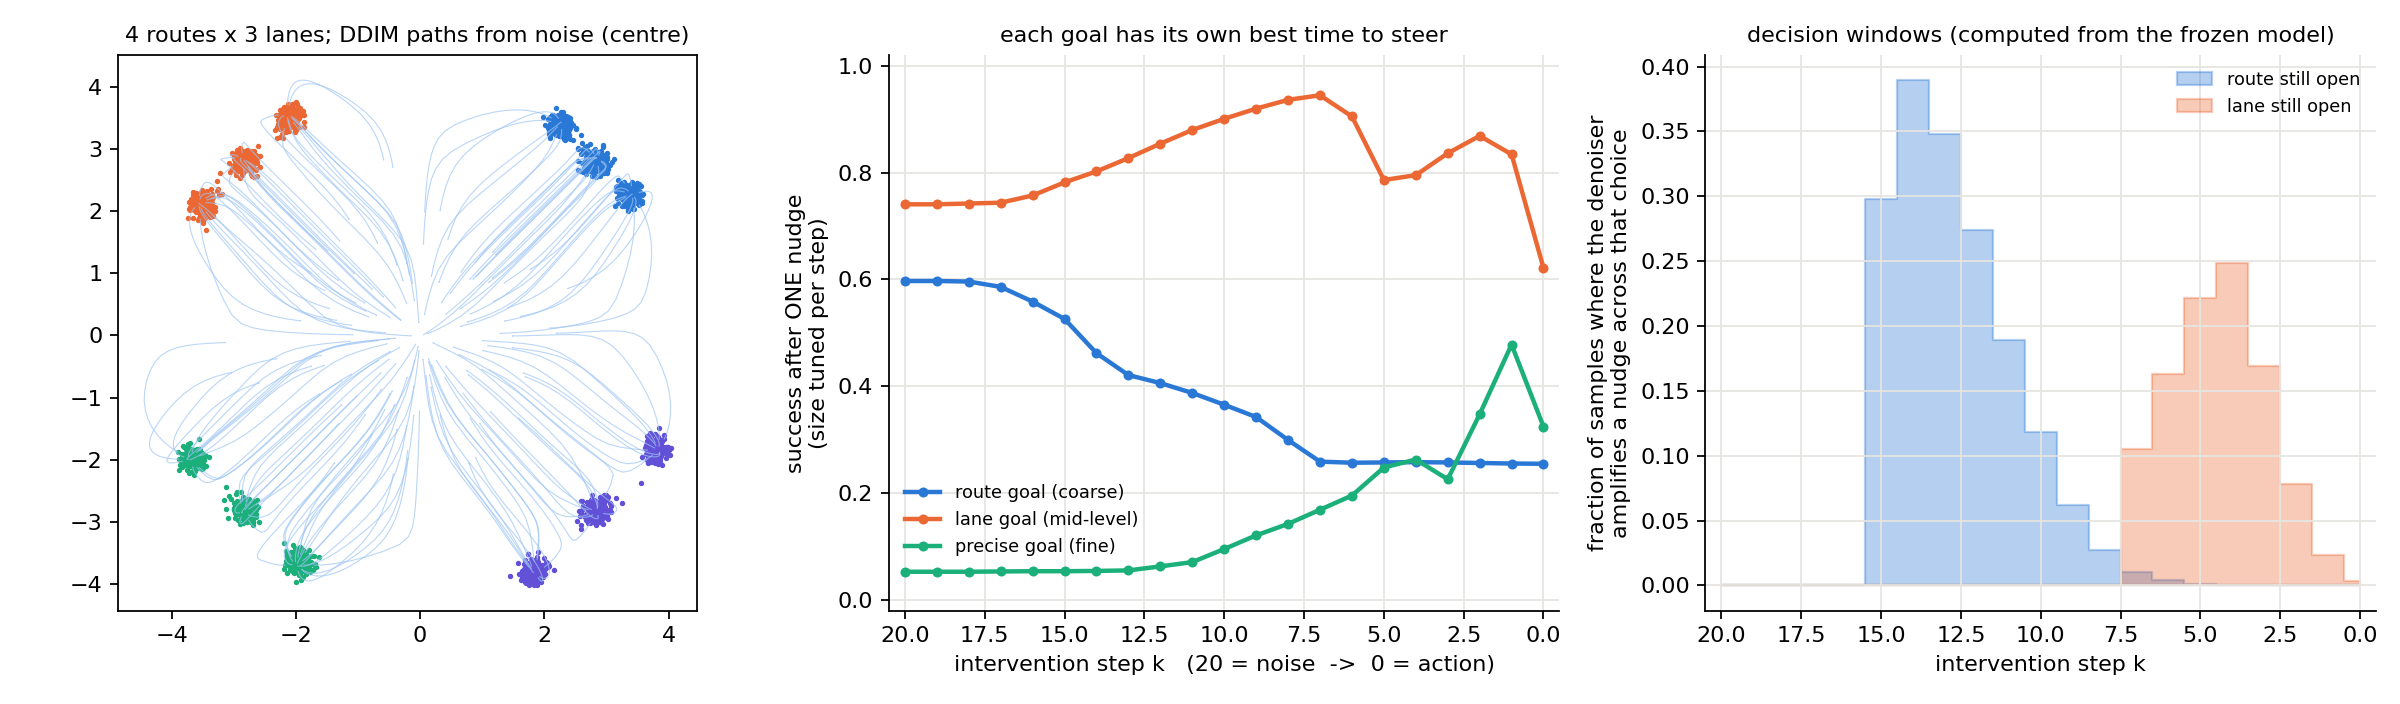

Python code for this plot:
"""When does steering a diffusion model in the MIDDLE of sampling help?

A self-contained 2D toy (CPU, ~1 minute).  Run:  python toy_intermediate_steering.py

Data: 4 "routes" (clusters on a ring), each split into 3 "lanes" (sub-clusters
along the route's tangent).  Lane spacing differs per route (0.8 ... 1.4), as
real behaviour geometry usually depends on context.  The diffusion model is
exact (closed-form Gaussian-mixture denoiser), sampled with 20 deterministic
DDIM steps on a cosine schedule, so nothing is learned and every effect is due
to *when* we intervene.

Steering = ONE gradient nudge at step k (k = 20: initial noise, k = 0: final
action) of normalised size eps:
    x_k <- x_k + eps * D_k^2 g / ||D_k g||,   g = d q(sample(x_k)) / d x_k
eps is chosen per goal and per k from a small grid on half of the samples;
success is reported on the other half (paired noise across all k).
Three goals, at three scales:
    route    "go as far as possible in direction w"   (coarse choice)
    lane     "keep your route, move one lane over"     (mid-level choice)
    precise  "land on a point inside your own lane"    (fine correction)

Insight: each choice is made in its own window of the sampling process.  The
denoiser amplifies a nudge along direction e exactly when its Jacobian has an
eigenvalue > 1 along e, which for a mixture means the posterior is still
uncertain between alternatives separated by more than the current noise level.
Coarse choices open first, fine ones later.  Steer a choice while its window is
open and coarser choices are already settled: that is an intermediate step for
the lane goal.

Outputs toy_intermediate_steering.png and prints a table.
"""
import math

import matplotlib
import numpy as np
import torch

matplotlib.use("Agg")
import matplotlib.pyplot as plt

torch.set_default_dtype(torch.float64)
K = 20                       # DDIM steps
S = 0.12                     # lane width (std)
R = 4.0                      # route radius
SPACING = [0.8, 1.0, 1.2, 1.4]  # lane spacing per route
EPS_GRID = [0.01, 0.03, 0.1, 0.3, 1.0, 3.0]  # nudge sizes ||D_k^-1 u||, tuned per goal and k
N = 4000                     # samples (paired across all k)


# ------------------------------------------------------------------ data + exact sampler
def make_mixture():
    th = torch.tensor([45.0, 135.0, 225.0, 315.0]) * math.pi / 180
    centre = R * torch.stack([th.cos(), th.sin()], -1)
    tangent = torch.stack([-th.sin(), th.cos()], -1)
    mu, route, lane = [], [], []
    for i in range(4):
        for j, off in enumerate([-1, 0, 1]):
            mu.append(centre[i] + off * SPACING[i] * tangent[i])
            route.append(i)
            lane.append(j)
    return torch.stack(mu), torch.tensor(route), torch.tensor(lane), centre, tangent


MU, ROUTE, LANE, CENTRE, TANGENT = make_mixture()
t = torch.linspace(0, 1, K + 1)
f = lambda t: torch.cos(0.5 * math.pi * (t + 0.008) / 1.008) ** 2
ALPHA = (f(t) / f(torch.zeros(()))).clamp(0, 1).sqrt()       # x_t = alpha x_0 + sigma eps
SIGMA = (1 - ALPHA**2).clamp_min(0).sqrt()


def log_resp(x, a=1.0, s=0.0):
    """log p(component | x_t)."""
    var = a**2 * S**2 + s**2
    return torch.log_softmax(-0.5 * ((x[:, None] - a * MU[None]) ** 2).sum(-1) / var, -1)


def denoise(x, k):
    """Exact E[x_0 | x_k]."""
    a, s = ALPHA[k], SIGMA[k]
    r = log_resp(x, a, s).exp()
    cond = MU[None] + (a * S**2 / (a**2 * S**2 + s**2)) * (x[:, None] - a * MU[None])
    return (r[..., None] * cond).sum(1)


def sample(x, k_from, k_to=0):
    """Deterministic DDIM from step k_from down to k_to."""
    for k in range(k_from, k_to, -1):
        x0 = denoise(x, k)
        x = ALPHA[k - 1] * x0 + SIGMA[k - 1] * (x - ALPHA[k] * x0) / SIGMA[k]
    return x


def assign(a):
    m = log_resp(a).argmax(-1)
    return m, ROUTE[m]


def on_support(a):
    return (torch.cdist(a, MU).min(-1).values / S) <= 3.0


# ------------------------------------------------------------------ goals
def goals(a0, gen):
    """Per-sample goal q(a) and success test, defined from the unsteered action a0."""
    m0, r0 = assign(a0)
    th = 2 * math.pi * torch.rand(N, generator=gen)
    w_route = torch.stack([th.cos(), th.sin()], -1)
    best_route = (w_route @ CENTRE.T).argmax(-1)
    # lane: move one lane along +-tangent of the current route (inward at the edges)
    sign = torch.where(torch.rand(N, generator=gen) < 0.5, 1.0, -1.0)
    sign = torch.where(LANE[m0] == 0, 1.0, torch.where(LANE[m0] == 2, -1.0, sign))
    w_lane = sign[:, None] * TANGENT[r0]
    # precise: a point 1.5 lane-widths from the own lane centre
    th2 = 2 * math.pi * torch.rand(N, generator=gen)
    target = MU[m0] + 1.5 * S * torch.stack([th2.cos(), th2.sin()], -1)

    def route_logp(a):
        lr = log_resp(a)
        return torch.stack([torch.logsumexp(lr[:, ROUTE == i], -1) for i in range(4)], -1).gather(1, r0[:, None])[:, 0]

    return {
        "route": (lambda a: (a * w_route).sum(-1),
                  lambda a: (assign(a)[1] == best_route) & on_support(a)),
        "lane": (lambda a: (a * w_lane).sum(-1) + route_logp(a),
                 lambda a: (assign(a)[1] == r0) & on_support(a)
                 & ((MU[assign(a)[0]] * w_lane).sum(-1) > (MU[m0] * w_lane).sum(-1) + 1e-9)),
        "precise": (lambda a: -0.5 * ((a - target) ** 2).sum(-1),
                    lambda a: ((a - target).norm(dim=-1) <= 0.5 * S) & (assign(a)[0] == m0)),
    }


def fixed_goals(gen):
    """Goals that are fixed functions of the action alone (drawn independently of
    the sample, identical at every step k): classifier-style targets.
        lane_any    end in lane j* (inner / middle / outer), on any route
        lane_route  end in lane j* of route r*
        point       land within 0.5 lane-widths of a point c placed 1.5 lane-widths
                    from a random lane centre (any route): needs the right mode AND
                    precision.  point_mode scores the same steering by whether it
                    reached c's lane at all (the exploration half of the goal).
    """
    j_star = torch.randint(0, 3, (N,), generator=gen)
    c_star = torch.randint(0, 12, (N,), generator=gen)  # component = (route, lane)
    p_star = torch.randint(0, 12, (N,), generator=gen)
    th = 2 * math.pi * torch.rand(N, generator=gen)
    point = MU[p_star] + 1.5 * S * torch.stack([th.cos(), th.sin()], -1)
    q_point = lambda a: -0.5 * ((a - point) ** 2).sum(-1)

    def lane_logp(a):
        lr = log_resp(a)
        return torch.stack([torch.logsumexp(lr[:, LANE == j], -1) for j in range(3)], -1).gather(1, j_star[:, None])[:, 0]

    return {
        "lane_any": (lane_logp, lambda a: (LANE[assign(a)[0]] == j_star) & on_support(a)),
        "lane_route": (lambda a: log_resp(a).gather(1, c_star[:, None])[:, 0],
                       lambda a: (assign(a)[0] == c_star) & on_support(a)),
        "point": (q_point, lambda a: (a - point).norm(dim=-1) <= 0.5 * S),
        "point_mode": (q_point, lambda a: (assign(a)[0] == p_star) & on_support(a)),
    }


# ------------------------------------------------------------------ steering
def steer_once(xk, k, q, D, eps):
    """One gradient nudge of size ||D_k^-1 u|| = eps at step k, then finish sampling."""
    x = xk.clone().requires_grad_(True)
    (g,) = torch.autograd.grad(q(sample(x, k)).sum(), x)
    Dg = D[k] * g
    u = eps * D[k] * Dg / Dg.norm(dim=-1, keepdim=True).clamp_min(1e-12)
    with torch.no_grad():
        return sample(xk + u, k)


def decision_windows(states):
    """Fraction of samples whose denoiser Jacobian expands across routes / across lanes.

    For this mixture J_den = s^2/(s^2+tau^2) I + tau^2 Cov_post(mu)/(s^2+tau^2)^2 in
    data units (tau = sigma/alpha), so a nudge grows along e iff the posterior
    variance of e^T mu exceeds s^2 + tau^2.  Splitting Cov_post(mu) into between-
    route and within-route parts gives the route and lane windows.
    """
    out = {"route": [], "lane": []}
    for k in range(K + 1):
        tau2 = 0.0 if k == 0 else float((SIGMA[k] / ALPHA[k].clamp_min(1e-12)) ** 2)
        r = log_resp(states[k], ALPHA[k], SIGMA[k]).exp()
        mean = r @ MU
        cov = torch.einsum("nm,mi,mj->nij", r, MU, MU) - mean[:, :, None] * mean[:, None]
        Rw = torch.stack([r[:, ROUTE == i].sum(-1) for i in range(4)], -1)
        rm = torch.stack([(r[:, ROUTE == i] @ MU[ROUTE == i]) / Rw[:, i:i + 1].clamp_min(1e-300) for i in range(4)], 1)
        between = torch.einsum("nr,nri,nrj->nij", Rw, rm, rm) - mean[:, :, None] * mean[:, None]
        within = cov - between
        thr = S**2 + tau2
        out["route"].append(float((torch.linalg.eigvalsh(between)[:, -1] > thr).double().mean()))
        out["lane"].append(float((torch.linalg.eigvalsh(within)[:, -1] > thr).double().mean()))
    return out


def main():
    import sys
    fixed = "--fixed" in sys.argv
    gen = torch.Generator().manual_seed(0)
    xK = torch.randn(N, 2, generator=gen)
    states = [None] * (K + 1)
    states[K] = xK
    for k in range(K, 0, -1):
        states[k - 1] = sample(states[k], k, k - 1)
    a0 = states[0]
    D = torch.stack([s.std(0) for s in states])  # per-step latent scale from unguided rollouts
    G = fixed_goals(gen) if fixed else goals(a0, gen)

    ks = list(range(K, -1, -1))
    val = torch.arange(N) < N // 2  # tune eps on the first half, report the second
    res = {name: [] for name in G}
    for name, (q, ok) in G.items():
        for k in ks:
            hits = [ok(steer_once(states[k], k, q, D, e)) for e in EPS_GRID]
            best = max(range(len(EPS_GRID)), key=lambda i: hits[i][val].double().mean().item())
            res[name].append(hits[best][~val].double().mean().item())
    win = decision_windows(states)
    base = {name: ok(a0)[~val].double().mean().item() for name, (q, ok) in G.items()}

    print(f"test success of ONE nudge (size tuned per k on held-out half) by step k   (no steering: "
          + ", ".join(f"{n} {b:.2f}" for n, b in base.items()) + ")")
    print("goal      " + " ".join(f"k={k:<3d}" for k in ks) + "  best k")
    for name in G:
        row = np.array(res[name])
        print(f"{name:9s} " + " ".join(f"{v:5.2f}" for v in row) + f"  {ks[int(row.argmax())]} ({row.max():.2f})")

    # ------------------------------------------------------------------ figure
    fig, ax = plt.subplots(1, 3, figsize=(15, 4.4))
    a = ax[0]
    traj = torch.stack(states)[:, :150]
    for i in range(150):
        a.plot(traj[:, i, 0], traj[:, i, 1], color="#9ec5f4", lw=0.5, alpha=0.7)
    col = ["#2a78d6", "#eb6834", "#1baf7a", "#6250d6"]
    m, rr = assign(a0)
    for i in range(4):
        sel = rr == i
        a.scatter(a0[sel, 0][:600], a0[sel, 1][:600], s=2, color=col[i])
    a.set_aspect("equal")
    a.set_title("4 routes x 3 lanes; DDIM paths from noise (centre)", fontsize=10)
    a = ax[1]
    labels = [("route", "#2a78d6", "route goal (coarse)"), ("lane", "#eb6834", "lane goal (mid-level)"),
              ("precise", "#1baf7a", "precise goal (fine)")]
    if fixed:
        labels = [("lane_any", "#eb6834", "end in lane j*, any route"),
                  ("lane_route", "#6250d6", "end in lane j* of route r*"),
                  ("point", "#1baf7a", "hit a point in a random lane (mode + precision)"),
                  ("point_mode", "#2a78d6", "  ... reached that lane at all (mode only)")]
    for name, c, lab in labels:
        a.plot(ks, res[name], color=c, marker="o", ms=3.5, lw=2, label=lab)
    a.set_xlim(K + 0.5, -0.5)
    a.set_ylim(-0.02, 1.02)
    a.set_xlabel("intervention step k   (20 = noise  ->  0 = action)")
    a.set_ylabel("success after ONE nudge\n(size tuned per step)")
    a.set_title("each goal has its own best time to steer", fontsize=10)
    a.legend(fontsize=8, frameon=False, loc="upper right" if fixed else "lower left",
             bbox_to_anchor=None if fixed else (0.0, 0.07))
    a = ax[2]
    a.fill_between(ks, [win["route"][k] for k in ks], color="#2a78d6", alpha=0.35, step="mid", label="route still open")
    a.fill_between(ks, [win["lane"][k] for k in ks], color="#eb6834", alpha=0.35, step="mid", label="lane still open")
    a.set_xlim(K + 0.5, -0.5)
    a.set_xlabel("intervention step k")
    a.set_ylabel("fraction of samples where the denoiser\namplifies a nudge across that choice")
    a.set_title("decision windows (computed from the frozen model)", fontsize=10)
    a.legend(fontsize=8, frameon=False)
    for a in ax[1:]:
        a.grid(color="#e6e5e0")
        a.spines[["top", "right"]].set_visible(False)
    fig.tight_layout()
    out = "toy_intermediate_steering_fixed.png" if fixed else "toy_intermediate_steering.png"
    fig.savefig(out, dpi=160)
    print("saved", out)


if __name__ == "__main__":
    main()
